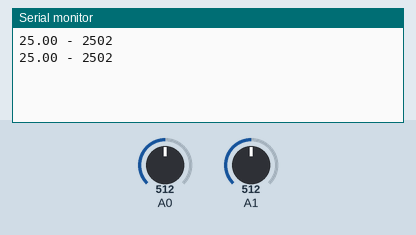
Bench run of a sketch on a simulated Arduino Uno, built with avr-gcc and run on an emulated ATmega328P. Shown: the last lines printed to the serial monitor. The inputs (shaded band) are chosen by the test bench; at power-on: A0 = 512, A1 = 512.

Above: at 1.8 s.
1.9 s: A0 set to 716
At 2.8 s:
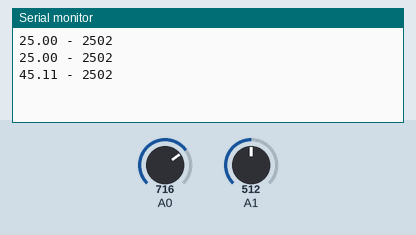
3.4 s: A1 set to 716
At 4.7 s:
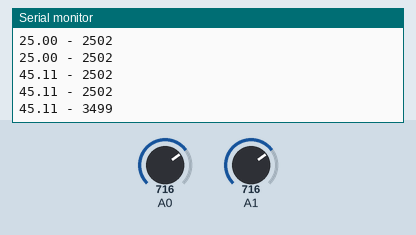
4.9 s: A0 set to 900
At 5.6 s:
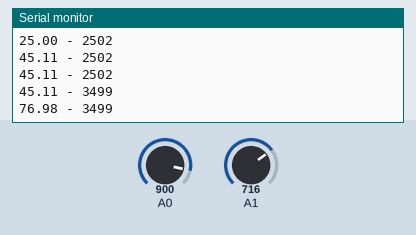
6.4 s: A1 set to 900
At 7.8 s:
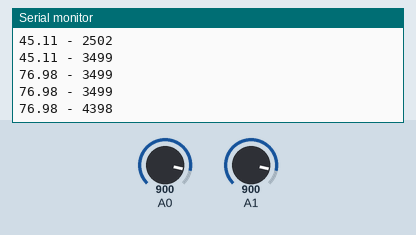
Timing chart, 0 to 8.9 s (numbered marks = the images above; inputs shaded):
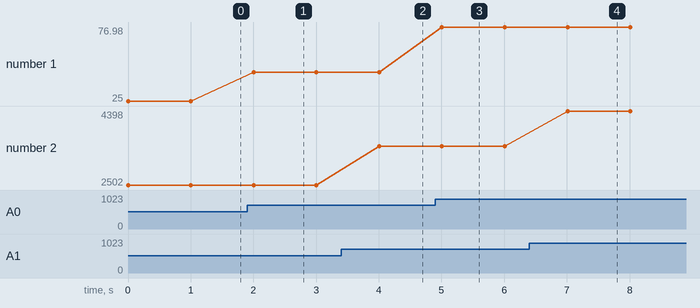

Measured:
- after the input at 1.9 s, the serial monitor: prints a new line after 0.10 s (image 1)
- after the input at 3.4 s, the serial monitor: prints a new line after 0.61 s (image 2)
- after the input at 4.9 s, the serial monitor: prints a new line after 0.11 s (image 3)
- after the input at 6.4 s, the serial monitor: prints a new line after 0.61 s (image 4)
- plotted number 1: 25 → 45.11 after the input at 1.9 s, 45.11 → 76.98 after the input at 4.9 s
- plotted number 2: 2502 → 3499 after the input at 3.4 s, 3499 → 4398 after the input at 6.4 s

The sketch:

Test_NTC.ino
```cpp
/*
 * Tutorial: Cómo usar un termistor NTC
 * Web: https://www.rinconingenieril.es/como-usar-un-termistor-ntc/
 *
 * agosto 2017
 *
 * Enrique, Rincón Ingenieril
 */

#include <math.h>

//Valores fijos del circuito
float rAux = 10000.0;
float vcc = 5.0;
float beta = 3977.0;
float temp0 = 298.0;
float r0 = 10000.0;

//Variables usadas en el cálculo
float vm = 0.0;
float rntc = 0.0;
float temperaturaK = 0.0;


void setup() {
  Serial.begin(115200);
}

void loop() {

  //Bloque de cálculo
  vm=(vcc / 1024)*( analogRead(0) );                //Calcular tensión en la entrada
  rntc = rAux / ((vcc/(5-vm))-1);                       //Calcular la resistencia de la NTC
  temperaturaK = beta/(log(rntc/r0)+(beta/temp0));  //Calcular la temperatura en Kelvin

  //Tensión de alimentación
  int voltaje = map(analogRead(1), 0, 1023, 0, 5000);


  //Restar 273 para pasar a grados celsus
  Serial.print(temperaturaK - 273);
  Serial.print(" - ");
  Serial.println(voltaje);

  delay(1000);
}
```
